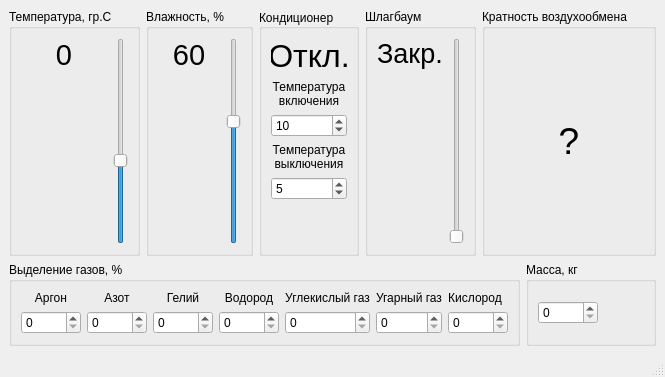
<?xml version="1.0" encoding="UTF-8"?>
<ui version="4.0">
 <class>MainWindow</class>
 <widget class="QMainWindow" name="MainWindow">
  <property name="geometry">
   <rect>
    <x>0</x>
    <y>0</y>
    <width>665</width>
    <height>377</height>
   </rect>
  </property>
  <property name="sizePolicy">
   <sizepolicy hsizetype="Fixed" vsizetype="Fixed">
    <horstretch>0</horstretch>
    <verstretch>0</verstretch>
   </sizepolicy>
  </property>
  <property name="maximumSize">
   <size>
    <width>665</width>
    <height>16777215</height>
   </size>
  </property>
  <property name="windowTitle">
   <string>Склад</string>
  </property>
  <widget class="QWidget" name="centralwidget">
   <layout class="QVBoxLayout" name="verticalLayout_16">
    <item>
     <layout class="QHBoxLayout" name="horizontalLayout_11">
      <item>
       <widget class="QGroupBox" name="groupBox_6">
        <property name="sizePolicy">
         <sizepolicy hsizetype="Fixed" vsizetype="Preferred">
          <horstretch>0</horstretch>
          <verstretch>0</verstretch>
         </sizepolicy>
        </property>
        <property name="title">
         <string>Температура, гр.С</string>
        </property>
        <layout class="QHBoxLayout" name="horizontalLayout_5">
         <item>
          <layout class="QVBoxLayout" name="verticalLayout">
           <item>
            <widget class="QLabel" name="label_temperatureIn">
             <property name="font">
              <font>
               <pointsize>22</pointsize>
              </font>
             </property>
             <property name="text">
              <string>0</string>
             </property>
             <property name="alignment">
              <set>Qt::AlignCenter</set>
             </property>
            </widget>
           </item>
           <item>
            <spacer name="verticalSpacer">
             <property name="orientation">
              <enum>Qt::Vertical</enum>
             </property>
             <property name="sizeHint" stdset="0">
              <size>
               <width>20</width>
               <height>40</height>
              </size>
             </property>
            </spacer>
           </item>
          </layout>
         </item>
         <item>
          <widget class="QSlider" name="slider_temperatureIn">
           <property name="sizePolicy">
            <sizepolicy hsizetype="Fixed" vsizetype="Expanding">
             <horstretch>0</horstretch>
             <verstretch>0</verstretch>
            </sizepolicy>
           </property>
           <property name="minimum">
            <number>-40</number>
           </property>
           <property name="maximum">
            <number>60</number>
           </property>
           <property name="pageStep">
            <number>0</number>
           </property>
           <property name="orientation">
            <enum>Qt::Vertical</enum>
           </property>
           <property name="tickPosition">
            <enum>QSlider::NoTicks</enum>
           </property>
           <property name="tickInterval">
            <number>1</number>
           </property>
          </widget>
         </item>
        </layout>
       </widget>
      </item>
      <item>
       <widget class="QGroupBox" name="groupBox_7">
        <property name="sizePolicy">
         <sizepolicy hsizetype="Fixed" vsizetype="Preferred">
          <horstretch>0</horstretch>
          <verstretch>0</verstretch>
         </sizepolicy>
        </property>
        <property name="title">
         <string>Влажность, %</string>
        </property>
        <layout class="QHBoxLayout" name="horizontalLayout_6">
         <item>
          <layout class="QVBoxLayout" name="verticalLayout_3">
           <item>
            <widget class="QLabel" name="label_humidityIn">
             <property name="font">
              <font>
               <pointsize>22</pointsize>
              </font>
             </property>
             <property name="text">
              <string>60</string>
             </property>
             <property name="alignment">
              <set>Qt::AlignCenter</set>
             </property>
            </widget>
           </item>
           <item>
            <spacer name="verticalSpacer_3">
             <property name="orientation">
              <enum>Qt::Vertical</enum>
             </property>
             <property name="sizeHint" stdset="0">
              <size>
               <width>20</width>
               <height>40</height>
              </size>
             </property>
            </spacer>
           </item>
          </layout>
         </item>
         <item>
          <widget class="QSlider" name="slider_humidityIn">
           <property name="sizePolicy">
            <sizepolicy hsizetype="Fixed" vsizetype="Expanding">
             <horstretch>0</horstretch>
             <verstretch>0</verstretch>
            </sizepolicy>
           </property>
           <property name="minimum">
            <number>0</number>
           </property>
           <property name="maximum">
            <number>100</number>
           </property>
           <property name="pageStep">
            <number>0</number>
           </property>
           <property name="value">
            <number>60</number>
           </property>
           <property name="orientation">
            <enum>Qt::Vertical</enum>
           </property>
           <property name="tickPosition">
            <enum>QSlider::NoTicks</enum>
           </property>
           <property name="tickInterval">
            <number>1</number>
           </property>
          </widget>
         </item>
        </layout>
       </widget>
      </item>
      <item>
       <widget class="QGroupBox" name="groupBox_3">
        <property name="sizePolicy">
         <sizepolicy hsizetype="Fixed" vsizetype="Preferred">
          <horstretch>0</horstretch>
          <verstretch>0</verstretch>
         </sizepolicy>
        </property>
        <property name="minimumSize">
         <size>
          <width>100</width>
          <height>0</height>
         </size>
        </property>
        <property name="maximumSize">
         <size>
          <width>100</width>
          <height>16777215</height>
         </size>
        </property>
        <property name="toolTip">
         <string>Управление кондиционером</string>
        </property>
        <property name="title">
         <string>Кондиционер</string>
        </property>
        <property name="alignment">
         <set>Qt::AlignLeading|Qt::AlignLeft|Qt::AlignVCenter</set>
        </property>
        <layout class="QVBoxLayout" name="verticalLayout_8">
         <item>
          <widget class="QLabel" name="label_conditionerState">
           <property name="font">
            <font>
             <pointsize>24</pointsize>
            </font>
           </property>
           <property name="toolTip">
            <string>Текущее состогяние кондиционера</string>
           </property>
           <property name="text">
            <string>Откл.</string>
           </property>
           <property name="alignment">
            <set>Qt::AlignCenter</set>
           </property>
           <property name="wordWrap">
            <bool>false</bool>
           </property>
          </widget>
         </item>
         <item>
          <widget class="QLabel" name="label_20">
           <property name="text">
            <string>Температура включения</string>
           </property>
           <property name="alignment">
            <set>Qt::AlignCenter</set>
           </property>
           <property name="wordWrap">
            <bool>true</bool>
           </property>
          </widget>
         </item>
         <item>
          <widget class="QSpinBox" name="spinBox_conditionerOn">
           <property name="toolTip">
            <string>&lt;html&gt;&lt;head/&gt;&lt;body&gt;&lt;p&gt;При достижении этой температурв кондиционер бкдет включен&lt;/p&gt;&lt;/body&gt;&lt;/html&gt;</string>
           </property>
           <property name="maximum">
            <number>60</number>
           </property>
           <property name="value">
            <number>10</number>
           </property>
          </widget>
         </item>
         <item>
          <widget class="QLabel" name="label_21">
           <property name="text">
            <string>Температура выключения</string>
           </property>
           <property name="alignment">
            <set>Qt::AlignCenter</set>
           </property>
           <property name="wordWrap">
            <bool>true</bool>
           </property>
          </widget>
         </item>
         <item>
          <widget class="QSpinBox" name="spinBox_conditionerOff">
           <property name="toolTip">
            <string>При достижении этой температуры кондиционер будет выключен</string>
           </property>
           <property name="minimum">
            <number>-5</number>
           </property>
           <property name="maximum">
            <number>20</number>
           </property>
           <property name="value">
            <number>5</number>
           </property>
          </widget>
         </item>
         <item>
          <spacer name="verticalSpacer_7">
           <property name="orientation">
            <enum>Qt::Vertical</enum>
           </property>
           <property name="sizeHint" stdset="0">
            <size>
             <width>20</width>
             <height>40</height>
            </size>
           </property>
          </spacer>
         </item>
        </layout>
       </widget>
      </item>
      <item>
       <widget class="QGroupBox" name="groupBox">
        <property name="toolTip">
         <string>Управление шлагбаумом</string>
        </property>
        <property name="title">
         <string>Шлагбаум</string>
        </property>
        <layout class="QHBoxLayout" name="horizontalLayout">
         <item>
          <layout class="QVBoxLayout" name="verticalLayout_2">
           <item>
            <widget class="QLabel" name="label_barrierState">
             <property name="font">
              <font>
               <pointsize>20</pointsize>
              </font>
             </property>
             <property name="text">
              <string>Закр.</string>
             </property>
             <property name="alignment">
              <set>Qt::AlignCenter</set>
             </property>
            </widget>
           </item>
           <item>
            <spacer name="verticalSpacer_2">
             <property name="orientation">
              <enum>Qt::Vertical</enum>
             </property>
             <property name="sizeHint" stdset="0">
              <size>
               <width>20</width>
               <height>40</height>
              </size>
             </property>
            </spacer>
           </item>
          </layout>
         </item>
         <item>
          <widget class="QSlider" name="verticalSlider_barrierSwitsh">
           <property name="maximum">
            <number>1</number>
           </property>
           <property name="orientation">
            <enum>Qt::Vertical</enum>
           </property>
          </widget>
         </item>
        </layout>
       </widget>
      </item>
      <item>
       <widget class="QGroupBox" name="groupBox_2">
        <property name="title">
         <string>Кратность воздухообмена</string>
        </property>
        <layout class="QVBoxLayout" name="verticalLayout_4">
         <item>
          <widget class="QLabel" name="label_2">
           <property name="font">
            <font>
             <pointsize>28</pointsize>
            </font>
           </property>
           <property name="toolTip">
            <string>Что это????</string>
           </property>
           <property name="text">
            <string>?</string>
           </property>
           <property name="alignment">
            <set>Qt::AlignCenter</set>
           </property>
          </widget>
         </item>
        </layout>
       </widget>
      </item>
     </layout>
    </item>
    <item>
     <layout class="QHBoxLayout" name="horizontalLayout_14">
      <item>
       <widget class="QGroupBox" name="groupBox_12">
        <property name="title">
         <string>Выделение газов, %</string>
        </property>
        <layout class="QHBoxLayout" name="horizontalLayout_10">
         <item>
          <layout class="QVBoxLayout" name="verticalLayout_9">
           <item>
            <widget class="QLabel" name="label_11">
             <property name="text">
              <string>Аргон</string>
             </property>
             <property name="alignment">
              <set>Qt::AlignCenter</set>
             </property>
            </widget>
           </item>
           <item>
            <widget class="QSpinBox" name="spinBox_argon">
             <property name="minimumSize">
              <size>
               <width>60</width>
               <height>0</height>
              </size>
             </property>
             <property name="maximum">
              <number>100</number>
             </property>
            </widget>
           </item>
          </layout>
         </item>
         <item>
          <layout class="QVBoxLayout" name="verticalLayout_10">
           <item>
            <widget class="QLabel" name="label_12">
             <property name="text">
              <string>Азот</string>
             </property>
             <property name="alignment">
              <set>Qt::AlignCenter</set>
             </property>
            </widget>
           </item>
           <item>
            <widget class="QSpinBox" name="spinBox_azot">
             <property name="minimumSize">
              <size>
               <width>60</width>
               <height>0</height>
              </size>
             </property>
             <property name="maximum">
              <number>100</number>
             </property>
            </widget>
           </item>
          </layout>
         </item>
         <item>
          <layout class="QVBoxLayout" name="verticalLayout_11">
           <item>
            <widget class="QLabel" name="label_13">
             <property name="text">
              <string>Гелий</string>
             </property>
             <property name="alignment">
              <set>Qt::AlignCenter</set>
             </property>
            </widget>
           </item>
           <item>
            <widget class="QSpinBox" name="spinBox_heli">
             <property name="minimumSize">
              <size>
               <width>60</width>
               <height>0</height>
              </size>
             </property>
             <property name="maximum">
              <number>100</number>
             </property>
            </widget>
           </item>
          </layout>
         </item>
         <item>
          <layout class="QVBoxLayout" name="verticalLayout_12">
           <item>
            <widget class="QLabel" name="label_14">
             <property name="text">
              <string>Водород</string>
             </property>
             <property name="alignment">
              <set>Qt::AlignCenter</set>
             </property>
            </widget>
           </item>
           <item>
            <widget class="QSpinBox" name="spinBox_vodorod">
             <property name="minimumSize">
              <size>
               <width>60</width>
               <height>0</height>
              </size>
             </property>
             <property name="maximum">
              <number>100</number>
             </property>
            </widget>
           </item>
          </layout>
         </item>
         <item>
          <layout class="QVBoxLayout" name="verticalLayout_13">
           <item>
            <widget class="QLabel" name="label_15">
             <property name="text">
              <string>Углекислый газ</string>
             </property>
             <property name="alignment">
              <set>Qt::AlignCenter</set>
             </property>
             <property name="wordWrap">
              <bool>true</bool>
             </property>
            </widget>
           </item>
           <item>
            <widget class="QSpinBox" name="spinBox_CO2">
             <property name="minimumSize">
              <size>
               <width>60</width>
               <height>0</height>
              </size>
             </property>
             <property name="maximum">
              <number>100</number>
             </property>
            </widget>
           </item>
          </layout>
         </item>
         <item>
          <layout class="QVBoxLayout" name="verticalLayout_14">
           <item>
            <widget class="QLabel" name="label_16">
             <property name="text">
              <string>Угарный газ</string>
             </property>
             <property name="alignment">
              <set>Qt::AlignCenter</set>
             </property>
             <property name="wordWrap">
              <bool>true</bool>
             </property>
            </widget>
           </item>
           <item>
            <widget class="QSpinBox" name="spinBox_CO">
             <property name="minimumSize">
              <size>
               <width>60</width>
               <height>0</height>
              </size>
             </property>
             <property name="maximum">
              <number>100</number>
             </property>
            </widget>
           </item>
          </layout>
         </item>
         <item>
          <layout class="QVBoxLayout" name="verticalLayout_15">
           <item>
            <widget class="QLabel" name="label_17">
             <property name="sizePolicy">
              <sizepolicy hsizetype="Fixed" vsizetype="Preferred">
               <horstretch>0</horstretch>
               <verstretch>0</verstretch>
              </sizepolicy>
             </property>
             <property name="text">
              <string>Кислород</string>
             </property>
             <property name="alignment">
              <set>Qt::AlignCenter</set>
             </property>
            </widget>
           </item>
           <item>
            <widget class="QSpinBox" name="spinBox_O2">
             <property name="minimumSize">
              <size>
               <width>60</width>
               <height>0</height>
              </size>
             </property>
             <property name="maximum">
              <number>100</number>
             </property>
            </widget>
           </item>
          </layout>
         </item>
        </layout>
       </widget>
      </item>
      <item>
       <widget class="QGroupBox" name="groupBox_13">
        <property name="title">
         <string>Масса, кг</string>
        </property>
        <layout class="QHBoxLayout" name="horizontalLayout_13">
         <item>
          <widget class="QSpinBox" name="spinBox_weight">
           <property name="minimumSize">
            <size>
             <width>60</width>
             <height>0</height>
            </size>
           </property>
           <property name="toolTip">
            <string>До 5 тонн</string>
           </property>
           <property name="maximum">
            <number>3000</number>
           </property>
          </widget>
         </item>
         <item>
          <spacer name="horizontalSpacer_2">
           <property name="orientation">
            <enum>Qt::Horizontal</enum>
           </property>
           <property name="sizeHint" stdset="0">
            <size>
             <width>40</width>
             <height>20</height>
            </size>
           </property>
          </spacer>
         </item>
        </layout>
       </widget>
      </item>
     </layout>
    </item>
   </layout>
  </widget>
  <widget class="QMenuBar" name="menubar">
   <property name="geometry">
    <rect>
     <x>0</x>
     <y>0</y>
     <width>665</width>
     <height>21</height>
    </rect>
   </property>
  </widget>
  <widget class="QStatusBar" name="statusbar"/>
 </widget>
 <resources/>
 <connections/>
</ui>
